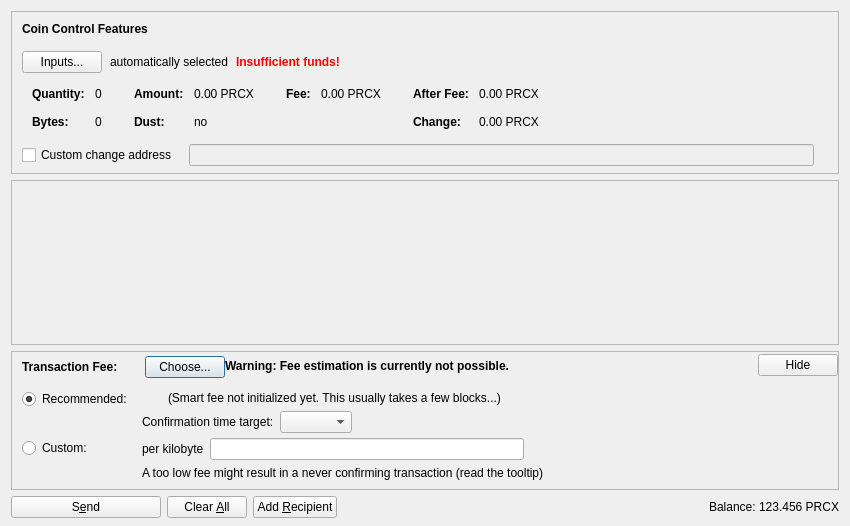
<?xml version="1.0" encoding="UTF-8"?>
<ui version="4.0">
 <class>SendCoinsDialog</class>
 <widget class="QDialog" name="SendCoinsDialog">
  <property name="geometry">
   <rect>
    <x>0</x>
    <y>0</y>
    <width>850</width>
    <height>526</height>
   </rect>
  </property>
  <property name="windowTitle">
   <string>Send Coins</string>
  </property>
  <layout class="QVBoxLayout" name="verticalLayout" stretch="0,1,0,0">
   <property name="bottomMargin">
    <number>8</number>
   </property>
   <item>
    <widget class="QFrame" name="frameCoinControl">
     <property name="sizePolicy">
      <sizepolicy hsizetype="Expanding" vsizetype="Expanding">
       <horstretch>0</horstretch>
       <verstretch>0</verstretch>
      </sizepolicy>
     </property>
     <property name="maximumSize">
      <size>
       <width>16777215</width>
       <height>16777215</height>
      </size>
     </property>
     <property name="frameShape">
      <enum>QFrame::StyledPanel</enum>
     </property>
     <property name="frameShadow">
      <enum>QFrame::Sunken</enum>
     </property>
     <layout class="QVBoxLayout" name="verticalLayoutCoinControl2">
      <property name="spacing">
       <number>0</number>
      </property>
      <property name="leftMargin">
       <number>0</number>
      </property>
      <property name="topMargin">
       <number>0</number>
      </property>
      <property name="rightMargin">
       <number>0</number>
      </property>
      <property name="bottomMargin">
       <number>6</number>
      </property>
      <item>
       <layout class="QVBoxLayout" name="verticalLayoutCoinControl" stretch="0,0,0,0,1">
        <property name="spacing">
         <number>0</number>
        </property>
        <property name="leftMargin">
         <number>10</number>
        </property>
        <property name="topMargin">
         <number>10</number>
        </property>
        <item>
         <layout class="QHBoxLayout" name="horizontalLayoutCoinControl1">
          <property name="bottomMargin">
           <number>15</number>
          </property>
          <item>
           <widget class="QLabel" name="labelCoinControlFeatures">
            <property name="sizePolicy">
             <sizepolicy hsizetype="Preferred" vsizetype="Maximum">
              <horstretch>0</horstretch>
              <verstretch>0</verstretch>
             </sizepolicy>
            </property>
            <property name="font">
             <font>
              <weight>75</weight>
              <bold>true</bold>
             </font>
            </property>
            <property name="styleSheet">
             <string notr="true">font-weight:bold;</string>
            </property>
            <property name="text">
             <string>Coin Control Features</string>
            </property>
           </widget>
          </item>
         </layout>
        </item>
        <item>
         <layout class="QHBoxLayout" name="horizontalLayoutCoinControl2" stretch="0,0,0,0">
          <property name="spacing">
           <number>8</number>
          </property>
          <property name="bottomMargin">
           <number>10</number>
          </property>
          <item>
           <widget class="QPushButton" name="pushButtonCoinControl">
            <property name="styleSheet">
             <string notr="true"/>
            </property>
            <property name="text">
             <string>Inputs...</string>
            </property>
            <property name="autoDefault">
             <bool>false</bool>
            </property>
           </widget>
          </item>
          <item>
           <widget class="QLabel" name="labelCoinControlAutomaticallySelected">
            <property name="text">
             <string>automatically selected</string>
            </property>
            <property name="margin">
             <number>5</number>
            </property>
           </widget>
          </item>
          <item>
           <widget class="QLabel" name="labelCoinControlInsuffFunds">
            <property name="font">
             <font>
              <weight>75</weight>
              <bold>true</bold>
             </font>
            </property>
            <property name="styleSheet">
             <string notr="true">color:red;font-weight:bold;</string>
            </property>
            <property name="text">
             <string>Insufficient funds!</string>
            </property>
            <property name="margin">
             <number>5</number>
            </property>
           </widget>
          </item>
          <item>
           <spacer name="horizontalSpacerCoinControl">
            <property name="orientation">
             <enum>Qt::Horizontal</enum>
            </property>
            <property name="sizeHint" stdset="0">
             <size>
              <width>40</width>
              <height>1</height>
             </size>
            </property>
           </spacer>
          </item>
         </layout>
        </item>
        <item>
         <widget class="QWidget" name="widgetCoinControl" native="true">
          <property name="sizePolicy">
           <sizepolicy hsizetype="Preferred" vsizetype="Preferred">
            <horstretch>0</horstretch>
            <verstretch>0</verstretch>
           </sizepolicy>
          </property>
          <property name="minimumSize">
           <size>
            <width>0</width>
            <height>0</height>
           </size>
          </property>
          <property name="styleSheet">
           <string notr="true"/>
          </property>
          <layout class="QHBoxLayout" name="horizontalLayoutCoinControl5">
           <property name="leftMargin">
            <number>0</number>
           </property>
           <property name="topMargin">
            <number>0</number>
           </property>
           <property name="rightMargin">
            <number>0</number>
           </property>
           <property name="bottomMargin">
            <number>0</number>
           </property>
           <item>
            <layout class="QHBoxLayout" name="horizontalLayoutCoinControl3" stretch="0,0,0,1">
             <property name="spacing">
              <number>20</number>
             </property>
             <property name="topMargin">
              <number>0</number>
             </property>
             <property name="bottomMargin">
              <number>10</number>
             </property>
             <item>
              <layout class="QFormLayout" name="formLayoutCoinControl1">
               <property name="horizontalSpacing">
                <number>10</number>
               </property>
               <property name="verticalSpacing">
                <number>14</number>
               </property>
               <property name="leftMargin">
                <number>10</number>
               </property>
               <property name="topMargin">
                <number>4</number>
               </property>
               <property name="rightMargin">
                <number>6</number>
               </property>
               <item row="0" column="0">
                <widget class="QLabel" name="labelCoinControlQuantityText">
                 <property name="font">
                  <font>
                   <weight>75</weight>
                   <bold>true</bold>
                  </font>
                 </property>
                 <property name="text">
                  <string>Quantity:</string>
                 </property>
                 <property name="margin">
                  <number>0</number>
                 </property>
                </widget>
               </item>
               <item row="0" column="1">
                <widget class="QLabel" name="labelCoinControlQuantity">
                 <property name="cursor">
                  <cursorShape>IBeamCursor</cursorShape>
                 </property>
                 <property name="contextMenuPolicy">
                  <enum>Qt::ActionsContextMenu</enum>
                 </property>
                 <property name="text">
                  <string notr="true">0</string>
                 </property>
                 <property name="margin">
                  <number>0</number>
                 </property>
                 <property name="textInteractionFlags">
                  <set>Qt::LinksAccessibleByMouse|Qt::TextSelectableByKeyboard|Qt::TextSelectableByMouse</set>
                 </property>
                </widget>
               </item>
               <item row="1" column="0">
                <widget class="QLabel" name="labelCoinControlBytesText">
                 <property name="font">
                  <font>
                   <weight>75</weight>
                   <bold>true</bold>
                  </font>
                 </property>
                 <property name="text">
                  <string>Bytes:</string>
                 </property>
                </widget>
               </item>
               <item row="1" column="1">
                <widget class="QLabel" name="labelCoinControlBytes">
                 <property name="cursor">
                  <cursorShape>IBeamCursor</cursorShape>
                 </property>
                 <property name="contextMenuPolicy">
                  <enum>Qt::ActionsContextMenu</enum>
                 </property>
                 <property name="text">
                  <string notr="true">0</string>
                 </property>
                 <property name="textInteractionFlags">
                  <set>Qt::LinksAccessibleByMouse|Qt::TextSelectableByKeyboard|Qt::TextSelectableByMouse</set>
                 </property>
                </widget>
               </item>
              </layout>
             </item>
             <item>
              <layout class="QFormLayout" name="formLayoutCoinControl2">
               <property name="horizontalSpacing">
                <number>10</number>
               </property>
               <property name="verticalSpacing">
                <number>14</number>
               </property>
               <property name="leftMargin">
                <number>6</number>
               </property>
               <property name="topMargin">
                <number>4</number>
               </property>
               <property name="rightMargin">
                <number>6</number>
               </property>
               <item row="0" column="0">
                <widget class="QLabel" name="labelCoinControlAmountText">
                 <property name="font">
                  <font>
                   <weight>75</weight>
                   <bold>true</bold>
                  </font>
                 </property>
                 <property name="text">
                  <string>Amount:</string>
                 </property>
                 <property name="margin">
                  <number>0</number>
                 </property>
                </widget>
               </item>
               <item row="0" column="1">
                <widget class="QLabel" name="labelCoinControlAmount">
                 <property name="cursor">
                  <cursorShape>IBeamCursor</cursorShape>
                 </property>
                 <property name="contextMenuPolicy">
                  <enum>Qt::ActionsContextMenu</enum>
                 </property>
                 <property name="text">
                  <string notr="true">0.00 PRCX</string>
                 </property>
                 <property name="textInteractionFlags">
                  <set>Qt::LinksAccessibleByMouse|Qt::TextSelectableByKeyboard|Qt::TextSelectableByMouse</set>
                 </property>
                </widget>
               </item>
               <item row="1" column="0">
                <widget class="QLabel" name="labelCoinControlLowOutputText">
                 <property name="font">
                  <font>
                   <weight>75</weight>
                   <bold>true</bold>
                  </font>
                 </property>
                 <property name="text">
                  <string>Dust:</string>
                 </property>
                </widget>
               </item>
               <item row="1" column="1">
                <widget class="QLabel" name="labelCoinControlLowOutput">
                 <property name="cursor">
                  <cursorShape>IBeamCursor</cursorShape>
                 </property>
                 <property name="contextMenuPolicy">
                  <enum>Qt::ActionsContextMenu</enum>
                 </property>
                 <property name="text">
                  <string notr="true">no</string>
                 </property>
                 <property name="textInteractionFlags">
                  <set>Qt::LinksAccessibleByMouse|Qt::TextSelectableByKeyboard|Qt::TextSelectableByMouse</set>
                 </property>
                </widget>
               </item>
              </layout>
             </item>
             <item>
              <layout class="QFormLayout" name="formLayoutCoinControl3">
               <property name="horizontalSpacing">
                <number>10</number>
               </property>
               <property name="verticalSpacing">
                <number>14</number>
               </property>
               <property name="leftMargin">
                <number>6</number>
               </property>
               <property name="topMargin">
                <number>4</number>
               </property>
               <property name="rightMargin">
                <number>6</number>
               </property>
               <item row="0" column="0">
                <widget class="QLabel" name="labelCoinControlFeeText">
                 <property name="font">
                  <font>
                   <weight>75</weight>
                   <bold>true</bold>
                  </font>
                 </property>
                 <property name="text">
                  <string>Fee:</string>
                 </property>
                 <property name="margin">
                  <number>0</number>
                 </property>
                </widget>
               </item>
               <item row="0" column="1">
                <widget class="QLabel" name="labelCoinControlFee">
                 <property name="cursor">
                  <cursorShape>IBeamCursor</cursorShape>
                 </property>
                 <property name="contextMenuPolicy">
                  <enum>Qt::ActionsContextMenu</enum>
                 </property>
                 <property name="text">
                  <string notr="true">0.00 PRCX</string>
                 </property>
                 <property name="textInteractionFlags">
                  <set>Qt::LinksAccessibleByMouse|Qt::TextSelectableByKeyboard|Qt::TextSelectableByMouse</set>
                 </property>
                </widget>
               </item>
              </layout>
             </item>
             <item>
              <layout class="QFormLayout" name="formLayoutCoinControl4">
               <property name="horizontalSpacing">
                <number>10</number>
               </property>
               <property name="verticalSpacing">
                <number>14</number>
               </property>
               <property name="leftMargin">
                <number>6</number>
               </property>
               <property name="topMargin">
                <number>4</number>
               </property>
               <property name="rightMargin">
                <number>6</number>
               </property>
               <item row="0" column="0">
                <widget class="QLabel" name="labelCoinControlAfterFeeText">
                 <property name="font">
                  <font>
                   <weight>75</weight>
                   <bold>true</bold>
                  </font>
                 </property>
                 <property name="text">
                  <string>After Fee:</string>
                 </property>
                 <property name="margin">
                  <number>0</number>
                 </property>
                </widget>
               </item>
               <item row="0" column="1">
                <widget class="QLabel" name="labelCoinControlAfterFee">
                 <property name="cursor">
                  <cursorShape>IBeamCursor</cursorShape>
                 </property>
                 <property name="contextMenuPolicy">
                  <enum>Qt::ActionsContextMenu</enum>
                 </property>
                 <property name="text">
                  <string notr="true">0.00 PRCX</string>
                 </property>
                 <property name="textInteractionFlags">
                  <set>Qt::LinksAccessibleByMouse|Qt::TextSelectableByKeyboard|Qt::TextSelectableByMouse</set>
                 </property>
                </widget>
               </item>
               <item row="1" column="0">
                <widget class="QLabel" name="labelCoinControlChangeText">
                 <property name="font">
                  <font>
                   <weight>75</weight>
                   <bold>true</bold>
                  </font>
                 </property>
                 <property name="text">
                  <string>Change:</string>
                 </property>
                </widget>
               </item>
               <item row="1" column="1">
                <widget class="QLabel" name="labelCoinControlChange">
                 <property name="cursor">
                  <cursorShape>IBeamCursor</cursorShape>
                 </property>
                 <property name="contextMenuPolicy">
                  <enum>Qt::ActionsContextMenu</enum>
                 </property>
                 <property name="text">
                  <string notr="true">0.00 PRCX</string>
                 </property>
                 <property name="textInteractionFlags">
                  <set>Qt::LinksAccessibleByMouse|Qt::TextSelectableByKeyboard|Qt::TextSelectableByMouse</set>
                 </property>
                </widget>
               </item>
              </layout>
             </item>
            </layout>
           </item>
          </layout>
         </widget>
        </item>
        <item>
         <layout class="QHBoxLayout" name="horizontalLayoutCoinControl4" stretch="0,0,0">
          <property name="spacing">
           <number>12</number>
          </property>
          <property name="sizeConstraint">
           <enum>QLayout::SetDefaultConstraint</enum>
          </property>
          <property name="topMargin">
           <number>5</number>
          </property>
          <property name="rightMargin">
           <number>5</number>
          </property>
          <item>
           <widget class="QCheckBox" name="checkBoxCoinControlChange">
            <property name="toolTip">
             <string>If this is activated, but the change address is empty or invalid, change will be sent to a newly generated address.</string>
            </property>
            <property name="text">
             <string>Custom change address</string>
            </property>
           </widget>
          </item>
          <item>
           <widget class="QValidatedLineEdit" name="lineEditCoinControlChange">
            <property name="enabled">
             <bool>false</bool>
            </property>
            <property name="sizePolicy">
             <sizepolicy hsizetype="Expanding" vsizetype="Fixed">
              <horstretch>0</horstretch>
              <verstretch>0</verstretch>
             </sizepolicy>
            </property>
           </widget>
          </item>
          <item>
           <widget class="QLabel" name="labelCoinControlChangeLabel">
            <property name="sizePolicy">
             <sizepolicy hsizetype="Preferred" vsizetype="Expanding">
              <horstretch>0</horstretch>
              <verstretch>0</verstretch>
             </sizepolicy>
            </property>
            <property name="minimumSize">
             <size>
              <width>0</width>
              <height>0</height>
             </size>
            </property>
            <property name="text">
             <string/>
            </property>
            <property name="margin">
             <number>3</number>
            </property>
           </widget>
          </item>
         </layout>
        </item>
        <item>
         <spacer name="verticalSpacerCoinControl">
          <property name="orientation">
           <enum>Qt::Vertical</enum>
          </property>
          <property name="sizeHint" stdset="0">
           <size>
            <width>800</width>
            <height>1</height>
           </size>
          </property>
         </spacer>
        </item>
       </layout>
      </item>
     </layout>
    </widget>
   </item>
   <item>
    <widget class="QScrollArea" name="scrollArea">
     <property name="widgetResizable">
      <bool>true</bool>
     </property>
     <widget class="QWidget" name="scrollAreaWidgetContents">
      <property name="geometry">
       <rect>
        <x>0</x>
        <y>0</y>
        <width>830</width>
        <height>104</height>
       </rect>
      </property>
      <layout class="QVBoxLayout" name="verticalLayout_2" stretch="0,1">
       <property name="leftMargin">
        <number>0</number>
       </property>
       <property name="topMargin">
        <number>0</number>
       </property>
       <property name="rightMargin">
        <number>0</number>
       </property>
       <property name="bottomMargin">
        <number>0</number>
       </property>
       <item>
        <layout class="QVBoxLayout" name="entries">
         <property name="spacing">
          <number>6</number>
         </property>
        </layout>
       </item>
       <item>
        <spacer name="verticalSpacer">
         <property name="orientation">
          <enum>Qt::Vertical</enum>
         </property>
         <property name="sizeHint" stdset="0">
          <size>
           <width>20</width>
           <height>40</height>
          </size>
         </property>
        </spacer>
       </item>
      </layout>
     </widget>
    </widget>
   </item>
   <item>
    <widget class="QFrame" name="frameFee">
     <property name="sizePolicy">
      <sizepolicy hsizetype="Expanding" vsizetype="Expanding">
       <horstretch>0</horstretch>
       <verstretch>0</verstretch>
      </sizepolicy>
     </property>
     <property name="maximumSize">
      <size>
       <width>16777215</width>
       <height>16777215</height>
      </size>
     </property>
     <property name="frameShape">
      <enum>QFrame::StyledPanel</enum>
     </property>
     <property name="frameShadow">
      <enum>QFrame::Sunken</enum>
     </property>
     <layout class="QVBoxLayout" name="verticalLayoutFee1">
      <property name="spacing">
       <number>0</number>
      </property>
      <property name="leftMargin">
       <number>0</number>
      </property>
      <property name="topMargin">
       <number>0</number>
      </property>
      <property name="rightMargin">
       <number>0</number>
      </property>
      <property name="bottomMargin">
       <number>0</number>
      </property>
      <item>
       <layout class="QVBoxLayout" name="verticalLayoutFee2" stretch="0,0,0">
        <property name="spacing">
         <number>0</number>
        </property>
        <property name="leftMargin">
         <number>10</number>
        </property>
        <property name="topMargin">
         <number>0</number>
        </property>
        <item>
         <layout class="QHBoxLayout" name="horizontalLayoutFee1">
          <property name="bottomMargin">
           <number>0</number>
          </property>
          <item>
           <layout class="QVBoxLayout" name="verticalLayoutFee7">
            <property name="spacing">
             <number>0</number>
            </property>
            <item>
             <spacer name="verticalSpacerSmartFee">
              <property name="orientation">
               <enum>Qt::Vertical</enum>
              </property>
              <property name="sizeType">
               <enum>QSizePolicy::Fixed</enum>
              </property>
              <property name="sizeHint" stdset="0">
               <size>
                <width>1</width>
                <height>4</height>
               </size>
              </property>
             </spacer>
            </item>
            <item>
             <layout class="QHBoxLayout" name="horizontalLayoutSmartFee">
              <property name="spacing">
               <number>10</number>
              </property>
              <item>
               <widget class="QLabel" name="labelFeeHeadline">
                <property name="sizePolicy">
                 <sizepolicy hsizetype="Preferred" vsizetype="Maximum">
                  <horstretch>0</horstretch>
                  <verstretch>0</verstretch>
                 </sizepolicy>
                </property>
                <property name="font">
                 <font>
                  <weight>75</weight>
                  <bold>true</bold>
                 </font>
                </property>
                <property name="styleSheet">
                 <string notr="true">font-weight:bold;</string>
                </property>
                <property name="text">
                 <string>Transaction Fee:</string>
                </property>
               </widget>
              </item>
              <item>
               <widget class="QLabel" name="labelFeeMinimized">
                <property name="text">
                 <string/>
                </property>
               </widget>
              </item>
              <item>
               <widget class="QPushButton" name="buttonChooseFee">
                <property name="text">
                 <string>Choose...</string>
                </property>
               </widget>
              </item>
             </layout>
            </item>
            <item>
             <spacer name="verticalSpacer_5">
              <property name="orientation">
               <enum>Qt::Vertical</enum>
              </property>
              <property name="sizeHint" stdset="0">
               <size>
                <width>1</width>
                <height>1</height>
               </size>
              </property>
             </spacer>
            </item>
           </layout>
          </item>
          <item>
           <widget class="QLabel" name="fallbackFeeWarningLabel">
            <property name="toolTip">
             <string>Using the fallbackfee can result in sending a transaction that will take several hours or days (or never) to confirm. Consider choosing your fee manually or wait until you have validated the complete chain.</string>
            </property>
            <property name="font">
            <font>
                <weight>75</weight>
                <bold>true</bold>
            </font>
            </property>
            <property name="text">
             <string>Warning: Fee estimation is currently not possible.</string>
            </property>
            <property name="wordWrap">
             <bool>false</bool>
            </property>
           </widget>
          </item>
          <item>
           <spacer name="horizontalSpacer_4">
            <property name="orientation">
             <enum>Qt::Horizontal</enum>
            </property>
            <property name="sizeType">
             <enum>QSizePolicy::MinimumExpanding</enum>
            </property>
            <property name="sizeHint" stdset="0">
             <size>
              <width>40</width>
              <height>20</height>
             </size>
            </property>
           </spacer>
          </item>
          <item>
           <widget class="QPushButton" name="buttonMinimizeFee">
            <property name="toolTip">
             <string>collapse fee-settings</string>
            </property>
            <property name="text">
             <string>Hide</string>
            </property>
           </widget>
          </item>
         </layout>
        </item>
        <item>
         <widget class="QFrame" name="frameFeeSelection">
          <layout class="QVBoxLayout" name="verticalLayoutFee12">
           <property name="spacing">
            <number>0</number>
           </property>
           <property name="leftMargin">
            <number>0</number>
           </property>
           <property name="topMargin">
            <number>0</number>
           </property>
           <property name="rightMargin">
            <number>0</number>
           </property>
           <property name="bottomMargin">
            <number>0</number>
           </property>
           <item>
            <layout class="QGridLayout" name="gridLayoutFee">
             <property name="topMargin">
              <number>10</number>
             </property>
             <property name="bottomMargin">
              <number>4</number>
             </property>
             <property name="horizontalSpacing">
              <number>10</number>
             </property>
             <property name="verticalSpacing">
              <number>4</number>
             </property>
             <item row="1" column="1">
              <layout class="QVBoxLayout" name="verticalLayoutFee8">
               <property name="spacing">
                <number>6</number>
               </property>
               <item>
                <layout class="QHBoxLayout" name="horizontalLayoutFee13">
                 <item>
                  <widget class="QLabel" name="labelCustomPerKilobyte">
                   <property name="toolTip">
                    <string>Specify a custom fee per kB (1,000 bytes) of the transaction's virtual size.

Note:  Since the fee is calculated on a per-byte basis, a fee of "100 satoshis per kB" for a transaction size of 500 bytes (half of 1 kB) would ultimately yield a fee of only 50 satoshis.</string>
                   </property>
                   <property name="text">
                    <string>per kilobyte</string>
                   </property>
                  </widget>
                 </item>
                 <item>
                  <widget class="BitcoinAmountField" name="customFee"/>
                 </item>
                 <item>
                  <spacer name="horizontalSpacer_6">
                   <property name="orientation">
                    <enum>Qt::Horizontal</enum>
                   </property>
                   <property name="sizeHint" stdset="0">
                    <size>
                     <width>1</width>
                     <height>1</height>
                    </size>
                   </property>
                  </spacer>
                 </item>
                </layout>
               </item>
               <item>
                <layout class="QHBoxLayout" name="horizontalLayoutFee8">
                 <item>
                  <widget class="QLabel" name="labelCustomFeeWarning">
                   <property name="enabled">
                    <bool>true</bool>
                   </property>
                   <property name="toolTip">
                    <string>When there is less transaction volume than space in the blocks, miners as well as relaying nodes may enforce a minimum fee. Paying only this minimum fee is just fine, but be aware that this can result in a never confirming transaction once there is more demand for pricecoinx transactions than the network can process.</string>
                   </property>
                   <property name="text">
                    <string>A too low fee might result in a never confirming transaction (read the tooltip)</string>
                   </property>
                  </widget>
                 </item>
                 <item>
                  <spacer name="horizontalSpacer_2">
                   <property name="orientation">
                    <enum>Qt::Horizontal</enum>
                   </property>
                   <property name="sizeHint" stdset="0">
                    <size>
                     <width>1</width>
                     <height>1</height>
                    </size>
                   </property>
                  </spacer>
                 </item>
                </layout>
               </item>
              </layout>
             </item>
             <item row="0" column="0">
              <layout class="QVBoxLayout" name="verticalLayoutFee4" stretch="0,1">
               <item>
                <widget class="QRadioButton" name="radioSmartFee">
                 <property name="text">
                  <string>Recommended:</string>
                 </property>
                 <property name="checked">
                  <bool>true</bool>
                 </property>
                 <attribute name="buttonGroup">
                  <string notr="true">groupFee</string>
                 </attribute>
                </widget>
               </item>
               <item>
                <spacer name="verticalSpacer_2">
                 <property name="orientation">
                  <enum>Qt::Vertical</enum>
                 </property>
                 <property name="sizeHint" stdset="0">
                  <size>
                   <width>1</width>
                   <height>1</height>
                  </size>
                 </property>
                </spacer>
               </item>
              </layout>
             </item>
             <item row="1" column="0">
              <layout class="QVBoxLayout" name="verticalLayoutFee9" stretch="0,1">
               <item>
                <widget class="QRadioButton" name="radioCustomFee">
                 <property name="text">
                  <string>Custom:</string>
                 </property>
                 <attribute name="buttonGroup">
                  <string notr="true">groupFee</string>
                 </attribute>
                </widget>
               </item>
               <item>
                <spacer name="verticalSpacer_6">
                 <property name="orientation">
                  <enum>Qt::Vertical</enum>
                 </property>
                 <property name="sizeHint" stdset="0">
                  <size>
                   <width>1</width>
                   <height>1</height>
                  </size>
                 </property>
                </spacer>
               </item>
              </layout>
             </item>
             <item row="0" column="1">
              <layout class="QVBoxLayout" name="verticalLayoutFee3" stretch="0,0,1">
               <property name="spacing">
                <number>6</number>
               </property>
               <property name="topMargin">
                <number>2</number>
               </property>
               <item>
                <layout class="QHBoxLayout" name="horizontalLayoutFee12">
                 <item>
                  <widget class="QLabel" name="labelSmartFee">
                   <property name="text">
                    <string/>
                   </property>
                  </widget>
                 </item>
                 <item>
                  <widget class="QLabel" name="labelFeeEstimation">
                   <property name="text">
                    <string/>
                   </property>
                  </widget>
                 </item>
                 <item>
                  <widget class="QLabel" name="labelSmartFee2">
                   <property name="text">
                    <string>(Smart fee not initialized yet. This usually takes a few blocks...)</string>
                   </property>
                  </widget>
                 </item>
                 <item>
                  <spacer name="horizontalSpacer_5">
                   <property name="orientation">
                    <enum>Qt::Horizontal</enum>
                   </property>
                   <property name="sizeHint" stdset="0">
                    <size>
                     <width>1</width>
                     <height>1</height>
                    </size>
                   </property>
                  </spacer>
                 </item>
                </layout>
               </item>
               <item>
                <layout class="QHBoxLayout" name="horizontalLayoutFee9">
                 <item>
                  <layout class="QVBoxLayout" name="verticalLayoutFee6">
                   <item>
                    <widget class="QLabel" name="labelSmartFee3">
                     <property name="text">
                      <string>Confirmation time target:</string>
                     </property>
                    </widget>
                   </item>
                  </layout>
                 </item>
                 <item>
                  <layout class="QVBoxLayout" name="verticalLayoutFee5">
                   <property name="rightMargin">
                    <number>30</number>
                   </property>
                   <item>
                    <layout class="QHBoxLayout" name="horizontalLayoutConfTarget">
                     <property name="bottomMargin">
                      <number>0</number>
                     </property>
                     <item>
                      <widget class="QComboBox" name="confTargetSelector"/>
                     </item>
                     <item>
                      <spacer name="horizontalSpacerConfTarget">
                       <property name="orientation">
                        <enum>Qt::Horizontal</enum>
                       </property>
                       <property name="sizeHint" stdset="0">
                        <size>
                         <width>40</width>
                         <height>20</height>
                        </size>
                       </property>
                      </spacer>
                     </item>
                    </layout>
                   </item>
                  </layout>
                 </item>
                </layout>
               </item>
               <item>
                <spacer name="verticalSpacer_4">
                 <property name="orientation">
                  <enum>Qt::Vertical</enum>
                 </property>
                 <property name="sizeHint" stdset="0">
                  <size>
                   <width>1</width>
                   <height>1</height>
                  </size>
                 </property>
                </spacer>
               </item>
              </layout>
             </item>
            </layout>
           </item>
          </layout>
         </widget>
        </item>
        <item>
         <spacer name="verticalSpacerFee">
          <property name="orientation">
           <enum>Qt::Vertical</enum>
          </property>
          <property name="sizeHint" stdset="0">
           <size>
            <width>40</width>
            <height>5</height>
           </size>
          </property>
         </spacer>
        </item>
       </layout>
      </item>
     </layout>
    </widget>
   </item>
   <item>
    <layout class="QHBoxLayout" name="horizontalLayout">
     <item>
      <widget class="QPushButton" name="sendButton">
       <property name="minimumSize">
        <size>
         <width>150</width>
         <height>0</height>
        </size>
       </property>
       <property name="toolTip">
        <string>Confirm the send action</string>
       </property>
       <property name="text">
        <string>S&amp;end</string>
       </property>
       <property name="icon">
        <iconset resource="../bitcoin.qrc">
         <normaloff>:/icons/send</normaloff>:/icons/send</iconset>
       </property>
       <property name="autoDefault">
        <bool>false</bool>
       </property>
       <property name="default">
        <bool>false</bool>
       </property>
      </widget>
     </item>
     <item>
      <widget class="QPushButton" name="clearButton">
       <property name="sizePolicy">
        <sizepolicy hsizetype="Minimum" vsizetype="Fixed">
         <horstretch>0</horstretch>
         <verstretch>0</verstretch>
        </sizepolicy>
       </property>
       <property name="toolTip">
        <string>Clear all fields of the form.</string>
       </property>
       <property name="text">
        <string>Clear &amp;All</string>
       </property>
       <property name="icon">
        <iconset resource="../bitcoin.qrc">
         <normaloff>:/icons/remove</normaloff>:/icons/remove</iconset>
       </property>
       <property name="autoDefault">
        <bool>false</bool>
       </property>
      </widget>
     </item>
     <item>
      <widget class="QPushButton" name="addButton">
       <property name="toolTip">
        <string>Send to multiple recipients at once</string>
       </property>
       <property name="text">
        <string>Add &amp;Recipient</string>
       </property>
       <property name="icon">
        <iconset resource="../bitcoin.qrc">
         <normaloff>:/icons/add</normaloff>:/icons/add</iconset>
       </property>
       <property name="autoDefault">
        <bool>false</bool>
       </property>
      </widget>
     </item>
     <item>
      <spacer name="horizontalSpacer">
       <property name="orientation">
        <enum>Qt::Horizontal</enum>
       </property>
       <property name="sizeHint" stdset="0">
        <size>
         <width>40</width>
         <height>20</height>
        </size>
       </property>
      </spacer>
     </item>
     <item>
      <layout class="QHBoxLayout" name="horizontalLayout_2">
       <property name="spacing">
        <number>3</number>
       </property>
       <item>
        <widget class="QLabel" name="label">
         <property name="sizePolicy">
          <sizepolicy hsizetype="Preferred" vsizetype="Fixed">
           <horstretch>0</horstretch>
           <verstretch>0</verstretch>
          </sizepolicy>
         </property>
         <property name="text">
          <string>Balance:</string>
         </property>
        </widget>
       </item>
       <item>
        <widget class="QLabel" name="labelBalance">
         <property name="sizePolicy">
          <sizepolicy hsizetype="Preferred" vsizetype="Fixed">
           <horstretch>0</horstretch>
           <verstretch>0</verstretch>
          </sizepolicy>
         </property>
         <property name="cursor">
          <cursorShape>IBeamCursor</cursorShape>
         </property>
         <property name="text">
          <string notr="true">123.456 PRCX</string>
         </property>
         <property name="textInteractionFlags">
          <set>Qt::LinksAccessibleByMouse|Qt::TextSelectableByKeyboard|Qt::TextSelectableByMouse</set>
         </property>
        </widget>
       </item>
      </layout>
     </item>
    </layout>
   </item>
  </layout>
 </widget>
 <customwidgets>
  <customwidget>
   <class>QValidatedLineEdit</class>
   <extends>QLineEdit</extends>
   <header>qt/qvalidatedlineedit.h</header>
  </customwidget>
  <customwidget>
   <class>BitcoinAmountField</class>
   <extends>QLineEdit</extends>
   <header>qt/bitcoinamountfield.h</header>
   <container>1</container>
  </customwidget>
 </customwidgets>
 <resources>
  <include location="../bitcoin.qrc"/>
 </resources>
 <connections/>
 <buttongroups>
  <buttongroup name="groupFee"/>
 </buttongroups>
</ui>
